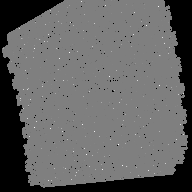
#> input picture packages/astropy/astropy-6.1.0-cp310-cp310-macosx_10_9_x86_64.whl/astropy/modeling/tests/data/1904-66_AZP.fits, 192 x 192 px
$ python image_diff.py --expectation ../../../../astropy/astropy-6.1.0-cp310-cp310-macosx_10_9_x86_64.whl/astropy/modeling/tests/data/1904-66_AZP.fits --actual ../../../../astropy/astropy-6.1.0-cp310-cp310-macosx_10_9_x86_64.whl/astropy/modeling/tests/data/1904-66_AZP.fits --output out.png
#> lines starting #> are read from the running program, lines starting #| are printed output that depends on the picture
import argparse
from PIL import Image
import numpy as np
import os


class ImageDifference:
    def __init__(self, expectation_path, actual_path):
        self.expectation_path = expectation_path
        self.actual_path = actual_path
        self.img1 = None
        self.img2 = None

    def load_images(self):
        self.img1 = Image.open(self.expectation_path).convert('RGB')
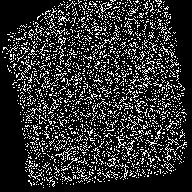
#> self.img1: PIL image 192x192 RGB; min 0, max 255, mean 47.2
        self.img2 = Image.open(self.actual_path).convert('RGB')
        if self.img1.size != self.img2.size:
            raise ValueError("Images are not the same size.")

    def calculate_difference(self):
        img1_array = np.array(self.img1)
        img2_array = np.array(self.img2)
        diff = np.abs(img1_array - img2_array)
#> diff: shape (192, 192, 3); every value is 0
        mask = np.any(diff > 0, axis=-1)
#> mask: shape (192, 192) bool; every value is 0
        difference_percentage = (np.sum(mask) / mask.size) * 100
#> difference_percentage = 0
        return mask, difference_percentage

    def apply_overlay(self, mask):
        result_array = np.array(self.img1.copy())
        purple = [128, 0, 128]  # Purple color
        result_array[mask] = purple  # Apply purple overlay where differences are found
        return result_array

    def generate_difference_image(self, difference_path=None, test=None):
        if test == True:
            self.last_part = os.path.basename(self.actual_path)
            self.last_part=self.last_part.replace('.png', '')
            self.last_part = f"{self.last_part}_difference.png"
            difference_path = self.last_part

        self.load_images()
        mask, difference_percentage = self.calculate_difference()
#> difference_percentage = 0
        result_array = self.apply_overlay(mask)
        result_image = Image.fromarray(result_array)
        result_image.save(difference_path)
        #print(f"Difference percentage: {difference_percentage:.2f}%")
        return difference_percentage


def main():
    parser = argparse.ArgumentParser(description="Compare two images for differences.")
    parser.add_argument('--expectation', required=True, help='Path to the expected image file.')
    parser.add_argument('--actual', required=True, help='Path to the actual image file.')
    parser.add_argument('--output', required=True, help='Path where the difference image will be saved.')

    args = parser.parse_args()

    image_diff = ImageDifference(expectation_path=args.expectation, actual_path=args.actual)
    difference_percentage = image_diff.generate_difference_image(args.output)
#> difference_percentage = 0
    print(f"Generated difference image with {difference_percentage:.2f}% difference.")
#| Generated difference image with 0.00% difference.


if __name__ == '__main__':
    main()
